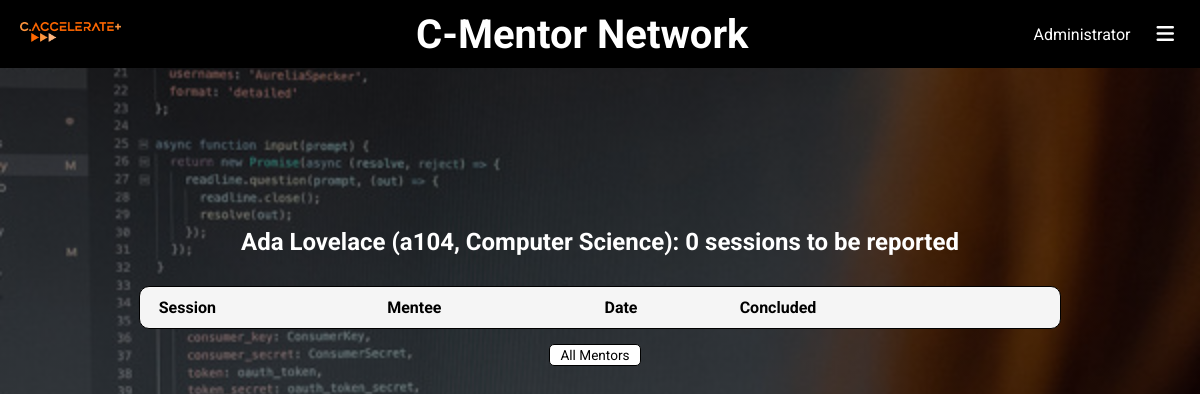
The page /report_sessoes_mentor/1 (signed in) on the database as committed earlier.
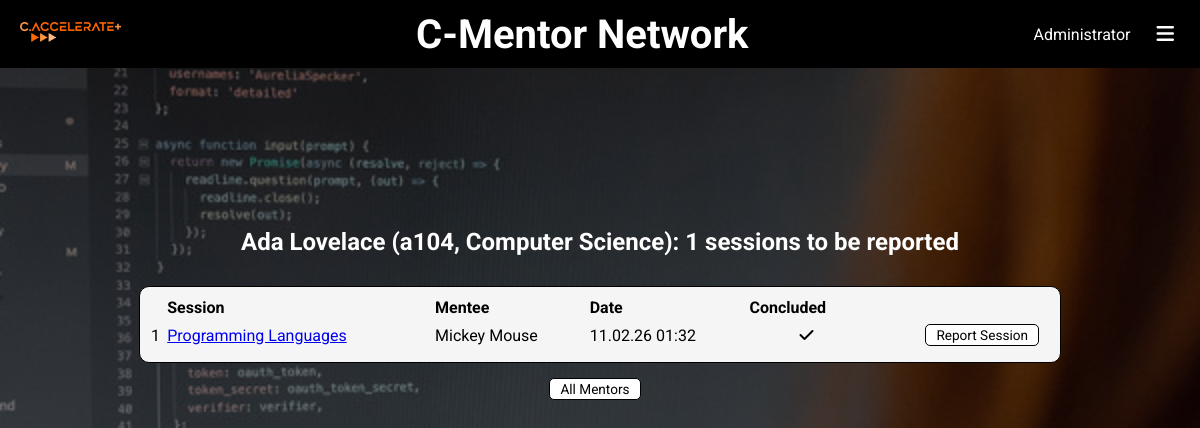
The same page on the database as committed later.
### app/models.py (models this page shows, shortened)
class Aluno(models.Model):
    ANO_CHOICES = [(1, 1), (2, 2), (3, 3)]
    user = models.OneToOneField(User, on_delete=models.CASCADE, default=None)
    numero = models.CharField(max_length=100)
    curso = models.ForeignKey(
        Curso, on_delete=models.CASCADE, related_name='alunos')
    ano = models.IntegerField(choices=ANO_CHOICES, null=True)
    @property
    def nome_completo(self):
        return self.user.first_name + ' ' + self.user.last_name.split()[-1]
    class Meta:
        ordering = ['user__first_name', 'user__last_name']
    def __str__(self):
        return self.nome_completo

class Curso(models.Model):
    nome = models.CharField(max_length=200)
    def __str__(self):
        return self.nome

class Disciplina(models.Model):
    nome = models.CharField(max_length=100)
    ano = models.IntegerField(null=True, blank=True)
    semestre = models.IntegerField(null=True, blank=True)
    alunos = models.ManyToManyField(
        Aluno, related_name='disciplinas')
    def __str__(self):
        return self.nome

### mentoria/models.py (models this page shows, shortened)
class Sessao(models.Model):
    diade = models.ForeignKey(Diade, on_delete=models.CASCADE, related_name='sessoes')
    data = models.DateTimeField()
    sumario = models.CharField(max_length=200)
    objetivo = models.CharField(max_length=200)
    recursos = models.CharField(max_length=200)
    avaliacao_mentor = models.IntegerField(null=True, blank=True, default=1,validators=[
            MaxValueValidator(5),
            MinValueValidator(1)
        ])
    avaliacao_mentorando = models.IntegerField(null=True, blank=True, default=1,validators=[
            MaxValueValidator(5),
            MinValueValidator(1)
        ])
    observacoes = models.CharField(max_length=200)
    planificacao_proxima_sessao = models.CharField(max_length=200)
    confirmado = models.BooleanField(default=False)
    reportado = models.BooleanField(default=False)

class Diade(models.Model):
    ano_lectivo = models.ForeignKey(AnoLectivo, on_delete=models.CASCADE, related_name='diades', default=1)
    mentor =  models.ForeignKey(Mentor, on_delete=models.CASCADE, related_name='diades_mentor')
    mentorando =  models.ForeignKey(Mentorando, on_delete=models.CASCADE, related_name='diades_mentorando')
    ativo = models.BooleanField(null=True, blank=True, default=True)
    data_criacao = models.DateField(auto_now_add=True)

class Mentor(models.Model):
    aluno = models.ForeignKey(Aluno, on_delete=models.CASCADE, related_name='mentorias')
    ano_lectivo = models.ForeignKey(AnoLectivo, on_delete=models.CASCADE, related_name='mentorias')
    disciplina = models.ForeignKey(Disciplina, on_delete=models.CASCADE, related_name='mentorias')
    nota = models.IntegerField(null=True, blank=True, default=None)
    ativo = models.BooleanField(null=True, blank=True, default=True)

class Mentorando(models.Model):
    aluno = models.ForeignKey(Aluno, on_delete=models.CASCADE, related_name='mentorandias')
    ano_lectivo = models.ForeignKey(AnoLectivo, on_delete=models.CASCADE, related_name='mentorandias')
    disciplina = models.ForeignKey(Disciplina, on_delete=models.CASCADE, related_name='mentorandias')
    ativo = models.BooleanField(null=True, blank=True, default=True)

### mentoria/views.py (the view)
# urls.py: path('report_sessoes_mentor/<int:aluno_id>', views.reportar_sessoes_mentor_view, name='report_sessoes_mentor'),
@login_required
def reportar_sessoes_mentor_view(request, aluno_id):
    ano = AnoLectivo.objects.get(ano='25-26')
    if request.user.groups.filter(name="Gestores").exists():
        alunoAtual = Aluno.objects.get(id = aluno_id)
        sessoes = list(sessao for sessao in Sessao.objects.filter(diade__mentor__aluno=alunoAtual, diade__ano_lectivo=ano, diade__mentor__disciplina__semestre=semestre, reportado = False))
    else:
        return redirect('all_sessoes')
    sessoes.sort(key=lambda x: (str(x.diade.mentor.aluno), x.data))
    sessoes_por_mentor_lista = [{
            "mentor": alunoAtual,
            "sessoes": sessoes,
            "total_sessoes": sum(1 for sessao in sessoes if sessao.confirmado ),
            "total_sessoes_nao_reportadas": sum(1 for sessao in sessoes if not sessao.reportado and sessao.confirmado ),
    }]
    return render(request, 'mentoria/all_sessoes_mentor.html', {'sessoes_por_mentor_lista': sessoes_por_mentor_lista, 'filtro': 'n', 'ano': ano, 'semestre':semestre})

### mentoria/templatetags/custom_filters.py (called while the page is built)
@register.filter(name='in_group')
def in_group(user, group_name):
    return user.groups.filter(name=group_name).exists()

### mentoria/templates/mentoria/all_sessoes_mentor.html (shortened to what this page needs)
{% extends "app/base.html" %}
{% block main %}
<body style="background-color: #b5073d;">
{% for mentor_info in sessoes_por_mentor_lista %}
<h2 style="margin-top:8ch;">
    {{ mentor_info.mentor }} ({{ mentor_info.mentor.numero }}, {{ mentor_info.mentor.curso|slice:"1:" }}): {{ mentor_info.total_sessoes_nao_reportadas }} sessions to be reported
</h2>
    <div class="disciplina"
        style="background-color: whitesmoke;
            ; border: 1px solid black;
            "
    >
        <table style="width: 100%; text-align: center;border-collapse: collapse;" align="center" border="2px solid black">
            <thead>
                <tr>
                    <th></th>
                    <th>Session</th>
                    <th>Mentee</th>
                    <th>Date</th>
                    <th>Concluded</th>
                    <th></th>
                </tr>
            </thead>
            <tbody>
                {% for sessao in mentor_info.sessoes %}
                <tr>
                    <td>{{ forloop.counter }}</td>
                    <td> <a href="{% url 'vermais' sessao.id %}" target="_blank">{{ sessao.diade.mentor.disciplina }}</a> </td>
                    <td> {{ sessao.diade.mentorando.aluno }} </td>
                    <td> {{ sessao.data|date:"d.m.y H:i" }} </td>
                    {% if sessao.confirmado == True%}
                    <td style="text-align:center;"> <i class="fa-solid fa-check"></i></td>
                    {% else %}
                    <td style="text-align:center;"> <i class="fa-solid fa-xmark"></i></td>
                    {% endif %}
                    {% if sessao.confirmado == False %}
                        <td>  </td>
                    {% else %}
                        {% if sessao.reportado == True %}
                        <td style="text-align:center;"> <i class="fa-solid fa-check"></i> </td>
                        {% else %}
                        <td>
                            {% if user.is_superuser %}
                             <a class="sessão" href="{% url 'report_sessao' sessao.id %}" style="float: right; margin-right: 10px;">
                                Report Session
                            </a>
                            {% else %}
                               Sessions to be reported
                            {% endif %}
                        </td>
                        {% endif %}
                    {% endif %}
                </tr>
                {% endfor %}
            </tbody>
        </table>
    </div>
{% endfor %}
<a class="sessão" href="{% url 'all_sessoes' %}" style="float: right; margin-right: 10px;">
All Mentors
</a>
</body>
{% endblock main %}

Rows that differ between the two databases and show on the page:
computed for Aluno "Ada Lovelace": total_sessoes_nao_reportadas "0" → "1"
added Sessao: diade.mentor.disciplina "Programming Languages", diade.mentorando.aluno "Mickey Mouse", data "11.02.26 01:32", confirmado True (drawn)
